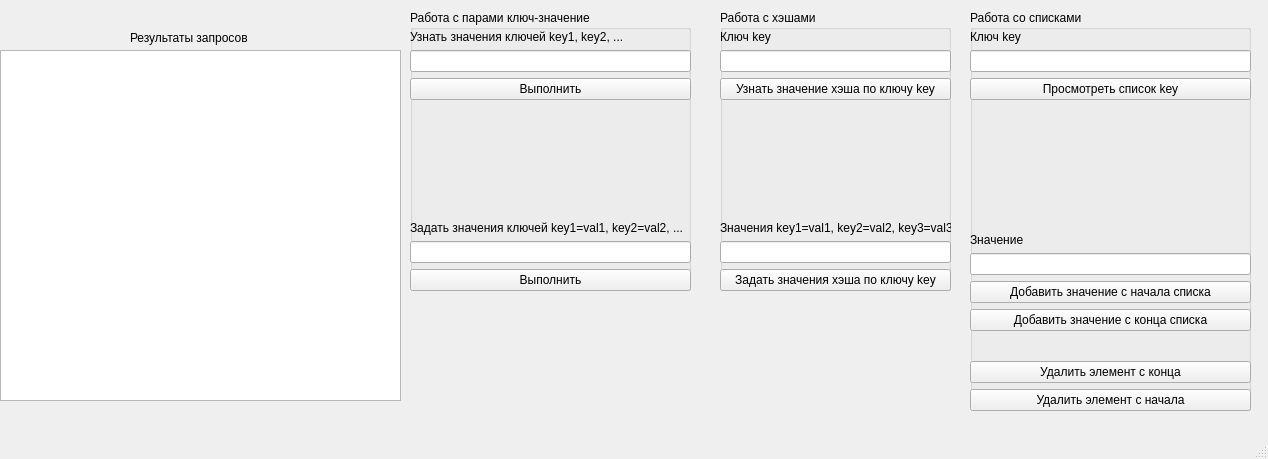
<?xml version="1.0" encoding="UTF-8"?>
<ui version="4.0">
 <class>MainWindow</class>
 <widget class="QMainWindow" name="MainWindow">
  <property name="geometry">
   <rect>
    <x>0</x>
    <y>0</y>
    <width>1268</width>
    <height>459</height>
   </rect>
  </property>
  <property name="windowTitle">
   <string>MainWindow</string>
  </property>
  <widget class="QWidget" name="centralwidget">
   <widget class="QTextEdit" name="textEdit">
    <property name="geometry">
     <rect>
      <x>0</x>
      <y>50</y>
      <width>401</width>
      <height>351</height>
     </rect>
    </property>
    <property name="readOnly">
     <bool>true</bool>
    </property>
   </widget>
   <widget class="QGroupBox" name="groupBox">
    <property name="geometry">
     <rect>
      <x>410</x>
      <y>10</y>
      <width>281</width>
      <height>281</height>
     </rect>
    </property>
    <property name="title">
     <string>Работа с парами ключ-значение</string>
    </property>
    <widget class="QWidget" name="verticalLayoutWidget">
     <property name="geometry">
      <rect>
       <x>0</x>
       <y>20</y>
       <width>281</width>
       <height>261</height>
      </rect>
     </property>
     <layout class="QVBoxLayout" name="verticalLayout">
      <item>
       <widget class="QLabel" name="label">
        <property name="text">
         <string>Узнать значения ключей key1, key2, ...</string>
        </property>
       </widget>
      </item>
      <item>
       <widget class="QLineEdit" name="get_pairs"/>
      </item>
      <item>
       <widget class="QPushButton" name="get_pairs_btn">
        <property name="text">
         <string>Выполнить</string>
        </property>
       </widget>
      </item>
      <item>
       <spacer name="verticalSpacer_3">
        <property name="orientation">
         <enum>Qt::Vertical</enum>
        </property>
        <property name="sizeHint" stdset="0">
         <size>
          <width>20</width>
          <height>40</height>
         </size>
        </property>
       </spacer>
      </item>
      <item>
       <widget class="QLabel" name="label_3">
        <property name="text">
         <string>Задать значения ключей key1=val1, key2=val2, ...</string>
        </property>
       </widget>
      </item>
      <item>
       <widget class="QLineEdit" name="set_pairs"/>
      </item>
      <item>
       <widget class="QPushButton" name="set_pairs_btn">
        <property name="text">
         <string>Выполнить</string>
        </property>
       </widget>
      </item>
     </layout>
    </widget>
   </widget>
   <widget class="QGroupBox" name="groupBox_2">
    <property name="geometry">
     <rect>
      <x>720</x>
      <y>10</y>
      <width>231</width>
      <height>281</height>
     </rect>
    </property>
    <property name="title">
     <string>Работа с хэшами</string>
    </property>
    <widget class="QWidget" name="verticalLayoutWidget_2">
     <property name="geometry">
      <rect>
       <x>0</x>
       <y>20</y>
       <width>231</width>
       <height>261</height>
      </rect>
     </property>
     <layout class="QVBoxLayout" name="verticalLayout_2">
      <item>
       <widget class="QLabel" name="label_2">
        <property name="text">
         <string>Ключ key</string>
        </property>
       </widget>
      </item>
      <item>
       <widget class="QLineEdit" name="hash_key"/>
      </item>
      <item>
       <widget class="QPushButton" name="get_hash_btn">
        <property name="text">
         <string>Узнать значение хэша по ключу key</string>
        </property>
       </widget>
      </item>
      <item>
       <spacer name="verticalSpacer">
        <property name="orientation">
         <enum>Qt::Vertical</enum>
        </property>
        <property name="sizeHint" stdset="0">
         <size>
          <width>20</width>
          <height>40</height>
         </size>
        </property>
       </spacer>
      </item>
      <item>
       <widget class="QLabel" name="label_6">
        <property name="text">
         <string>Значения key1=val1, key2=val2, key3=val3</string>
        </property>
       </widget>
      </item>
      <item>
       <widget class="QLineEdit" name="set_hash"/>
      </item>
      <item>
       <widget class="QPushButton" name="set_hash_btn">
        <property name="text">
         <string>Задать значения хэша по ключу key</string>
        </property>
       </widget>
      </item>
     </layout>
    </widget>
   </widget>
   <widget class="QGroupBox" name="groupBox_3">
    <property name="geometry">
     <rect>
      <x>970</x>
      <y>10</y>
      <width>281</width>
      <height>401</height>
     </rect>
    </property>
    <property name="title">
     <string>Работа со списками</string>
    </property>
    <widget class="QWidget" name="verticalLayoutWidget_3">
     <property name="geometry">
      <rect>
       <x>0</x>
       <y>20</y>
       <width>281</width>
       <height>381</height>
      </rect>
     </property>
     <layout class="QVBoxLayout" name="verticalLayout_3">
      <item>
       <widget class="QLabel" name="label_7">
        <property name="text">
         <string>Ключ key</string>
        </property>
       </widget>
      </item>
      <item>
       <widget class="QLineEdit" name="list_key"/>
      </item>
      <item>
       <widget class="QPushButton" name="get_list">
        <property name="text">
         <string>Просмотреть список key</string>
        </property>
       </widget>
      </item>
      <item>
       <spacer name="verticalSpacer_4">
        <property name="orientation">
         <enum>Qt::Vertical</enum>
        </property>
        <property name="sizeHint" stdset="0">
         <size>
          <width>20</width>
          <height>40</height>
         </size>
        </property>
       </spacer>
      </item>
      <item>
       <widget class="QLabel" name="label_10">
        <property name="text">
         <string>Значение</string>
        </property>
       </widget>
      </item>
      <item>
       <widget class="QLineEdit" name="list_val"/>
      </item>
      <item>
       <widget class="QPushButton" name="list_addl">
        <property name="text">
         <string>Добавить значение с начала списка</string>
        </property>
       </widget>
      </item>
      <item>
       <widget class="QPushButton" name="list_addr">
        <property name="text">
         <string>Добавить значение с конца списка</string>
        </property>
       </widget>
      </item>
      <item>
       <spacer name="verticalSpacer_6">
        <property name="orientation">
         <enum>Qt::Vertical</enum>
        </property>
        <property name="sizeType">
         <enum>QSizePolicy::Fixed</enum>
        </property>
        <property name="sizeHint" stdset="0">
         <size>
          <width>20</width>
          <height>24</height>
         </size>
        </property>
       </spacer>
      </item>
      <item>
       <widget class="QPushButton" name="list_delr">
        <property name="text">
         <string>Удалить элемент с конца</string>
        </property>
       </widget>
      </item>
      <item>
       <widget class="QPushButton" name="list_dell">
        <property name="text">
         <string>Удалить элемент с начала</string>
        </property>
       </widget>
      </item>
     </layout>
    </widget>
   </widget>
   <widget class="QLabel" name="label_4">
    <property name="geometry">
     <rect>
      <x>130</x>
      <y>30</y>
      <width>121</width>
      <height>16</height>
     </rect>
    </property>
    <property name="text">
     <string>Результаты запросов</string>
    </property>
   </widget>
  </widget>
  <widget class="QMenuBar" name="menubar">
   <property name="geometry">
    <rect>
     <x>0</x>
     <y>0</y>
     <width>1268</width>
     <height>21</height>
    </rect>
   </property>
  </widget>
  <widget class="QStatusBar" name="statusbar"/>
 </widget>
 <resources/>
 <connections/>
</ui>
